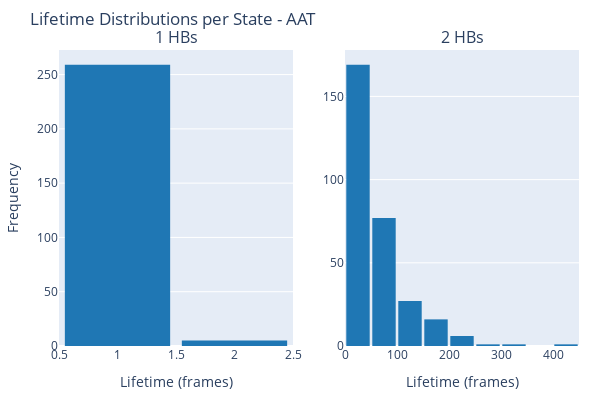

The notebook cell saved with this chart:
### Markdown cell above
### Plotting hydrogen bond lifetimes 

**Histograms** representing HBs lifetimes for the specific **trimers**. <br>

### Code cell
import plotly.graph_objects as go
from plotly.subplots import make_subplots

states = sorted(aggregated_hbs_lt_trimer1.keys())
n_states = len(states)

# Set up subplots: one row, multiple columns
fig = make_subplots(rows=1, cols=n_states, subplot_titles=[f"{s} HBs" for s in states])

# Add one histogram per state
for i, state in enumerate(states):
    lifetimes = aggregated_hbs_lt_trimer1[state]
    fig.add_trace(
        go.Histogram(
            x=lifetimes,
            nbinsx=min(20, max(lifetimes) - min(lifetimes) + 1),
            marker_color='#1f77b4',
            name=f"{state} HBs",
            showlegend=False
        ),
        row=1,
        col=i+1
    )

# Layout polish
fig.update_layout(
    title_text=f"Lifetime Distributions per State - {trimer1}",
    height=400,
    width=300 * n_states,
    bargap=0.1,
    margin=dict(t=50, r=20, l=20, b=40)
)

# Add axis labels uniformly
for i in range(n_states):
    fig.update_xaxes(title_text="Lifetime (frames)", row=1, col=i+1)
    fig.update_yaxes(title_text="Frequency", row=1, col=1)

fig.show()

### Figure 1 — Plotly figure (JSON) as saved in the notebook; plotly's stock layout.template omitted (floating-point values rounded to 4 significant figures; data arrays with more than 128 entries replaced by an {"elided": "..."} marker saying what was removed)
{"data": [{"marker": {"color": "#1f77b4"}, "name": "1 HBs", "nbinsx": 2, "showlegend": false, "type": "histogram", "x": {"elided": "264 int values"}, "xaxis": "x", "yaxis": "y"}, {"marker": {"color": "#1f77b4"}, "name": "2 HBs", "nbinsx": 20, "showlegend": false, "type": "histogram", "x": {"elided": "298 int values"}, "xaxis": "x2", "yaxis": "y2"}], "layout": {"annotations": [{"font": {"size": 16}, "showarrow": false, "text": "1 HBs", "x": 0.225, "xanchor": "center", "xref": "paper", "y": 1, "yanchor": "bottom", "yref": "paper"}, {"font": {"size": 16}, "showarrow": false, "text": "2 HBs", "x": 0.775, "xanchor": "center", "xref": "paper", "y": 1, "yanchor": "bottom", "yref": "paper"}], "bargap": 0.1, "height": 400, "margin": {"b": 40, "l": 20, "r": 20, "t": 50}, "title": {"text": "Lifetime Distributions per State - AAT"}, "width": 600, "xaxis": {"anchor": "y", "domain": [0, 0.45], "title": {"text": "Lifetime (frames)"}}, "xaxis2": {"anchor": "y2", "domain": [0.55, 1], "title": {"text": "Lifetime (frames)"}}, "yaxis": {"anchor": "x", "domain": [0, 1], "title": {"text": "Frequency"}}, "yaxis2": {"anchor": "x2", "domain": [0, 1]}}}
